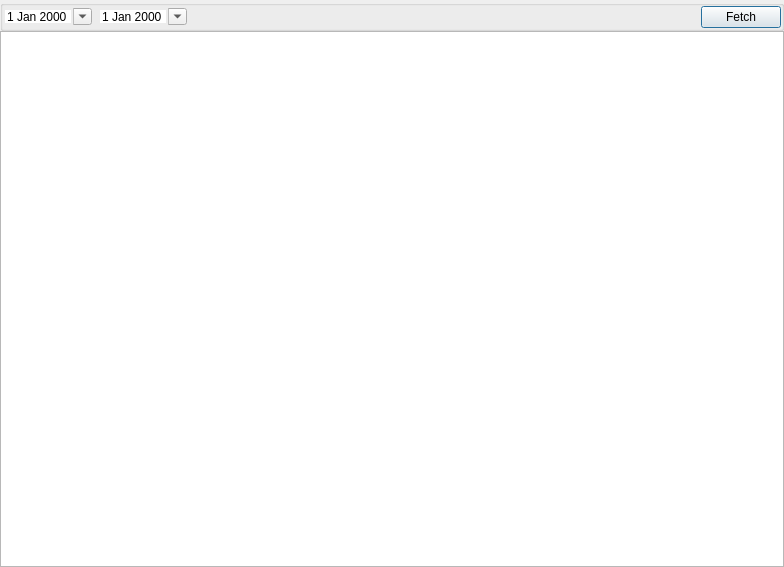
<?xml version="1.0" encoding="UTF-8"?>
<ui version="4.0">
 <class>OrderHistoryWidget</class>
 <widget class="QWidget" name="OrderHistoryWidget">
  <property name="geometry">
   <rect>
    <x>0</x>
    <y>0</y>
    <width>784</width>
    <height>567</height>
   </rect>
  </property>
  <property name="windowTitle">
   <string/>
  </property>
  <layout class="QGridLayout" name="gridLayout">
   <property name="leftMargin">
    <number>0</number>
   </property>
   <property name="topMargin">
    <number>0</number>
   </property>
   <property name="rightMargin">
    <number>0</number>
   </property>
   <property name="bottomMargin">
    <number>0</number>
   </property>
   <property name="spacing">
    <number>0</number>
   </property>
   <item row="0" column="0">
    <widget class="QGroupBox" name="groupBoxView">
     <property name="sizePolicy">
      <sizepolicy hsizetype="Preferred" vsizetype="Preferred">
       <horstretch>0</horstretch>
       <verstretch>0</verstretch>
      </sizepolicy>
     </property>
     <property name="title">
      <string/>
     </property>
     <layout class="QHBoxLayout" name="horizontalLayout_2">
      <property name="spacing">
       <number>-1</number>
      </property>
      <property name="leftMargin">
       <number>0</number>
      </property>
      <property name="topMargin">
       <number>0</number>
      </property>
      <property name="rightMargin">
       <number>0</number>
      </property>
      <property name="bottomMargin">
       <number>0</number>
      </property>
      <item>
       <widget class="DateEdit" name="start">
        <property name="frame">
         <bool>false</bool>
        </property>
        <property name="calendarPopup">
         <bool>true</bool>
        </property>
       </widget>
      </item>
      <item>
       <widget class="DateEdit" name="end">
        <property name="frame">
         <bool>false</bool>
        </property>
        <property name="calendarPopup">
         <bool>true</bool>
        </property>
       </widget>
      </item>
      <item>
       <spacer name="horizontalSpacer">
        <property name="orientation">
         <enum>Qt::Orientation::Horizontal</enum>
        </property>
        <property name="sizeHint" stdset="0">
         <size>
          <width>516</width>
          <height>17</height>
         </size>
        </property>
       </spacer>
      </item>
      <item>
       <widget class="QPushButton" name="pBtnFetch">
        <property name="text">
         <string>Fetch</string>
        </property>
        <property name="autoDefault">
         <bool>true</bool>
        </property>
        <property name="default">
         <bool>true</bool>
        </property>
       </widget>
      </item>
     </layout>
    </widget>
   </item>
   <item row="1" column="0">
    <widget class="QTableView" name="tableView"/>
   </item>
  </layout>
 </widget>
 <customwidgets>
  <customwidget>
   <class>DateEdit</class>
   <extends>QDateEdit</extends>
   <header location="global">widget/dateedit.h</header>
  </customwidget>
 </customwidgets>
 <resources/>
 <connections/>
</ui>
